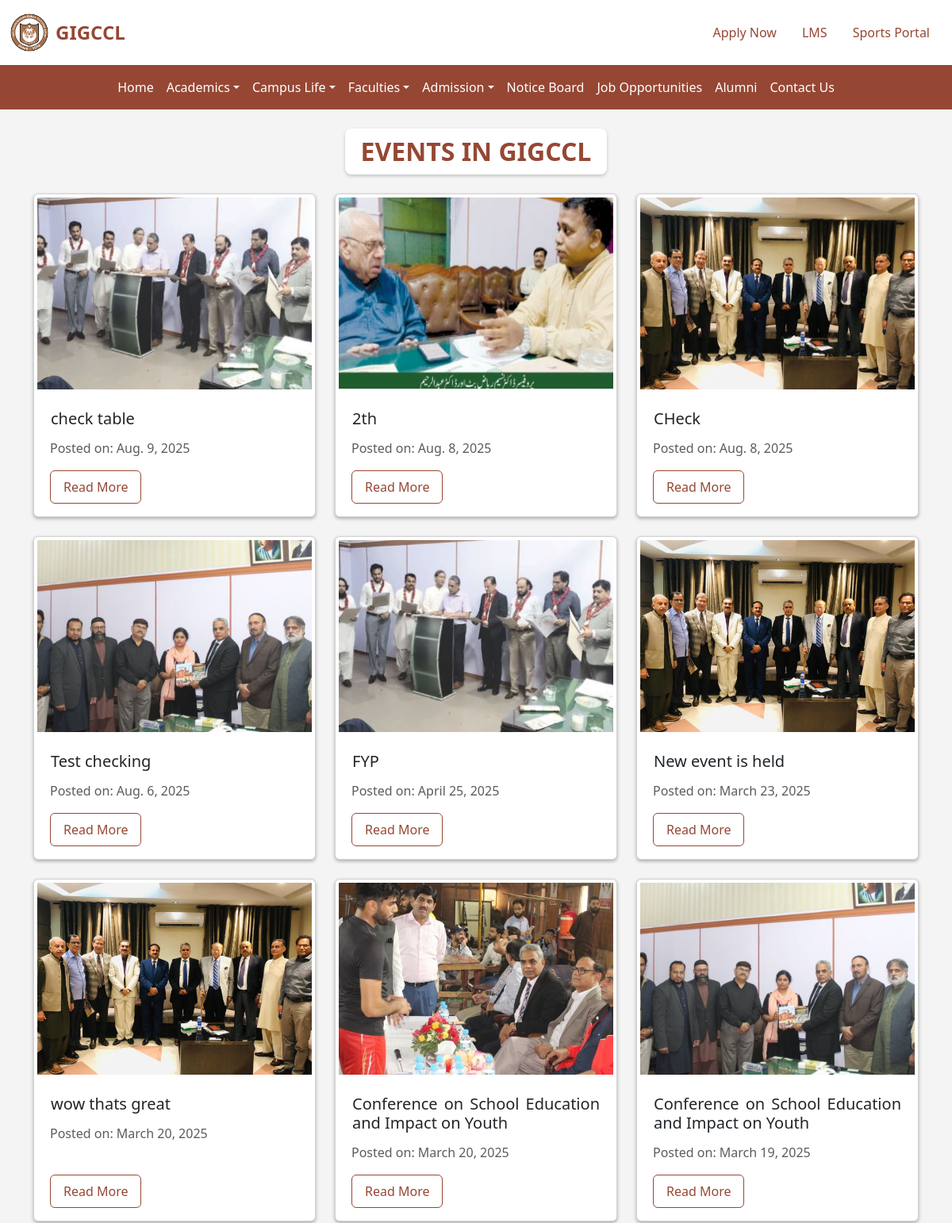
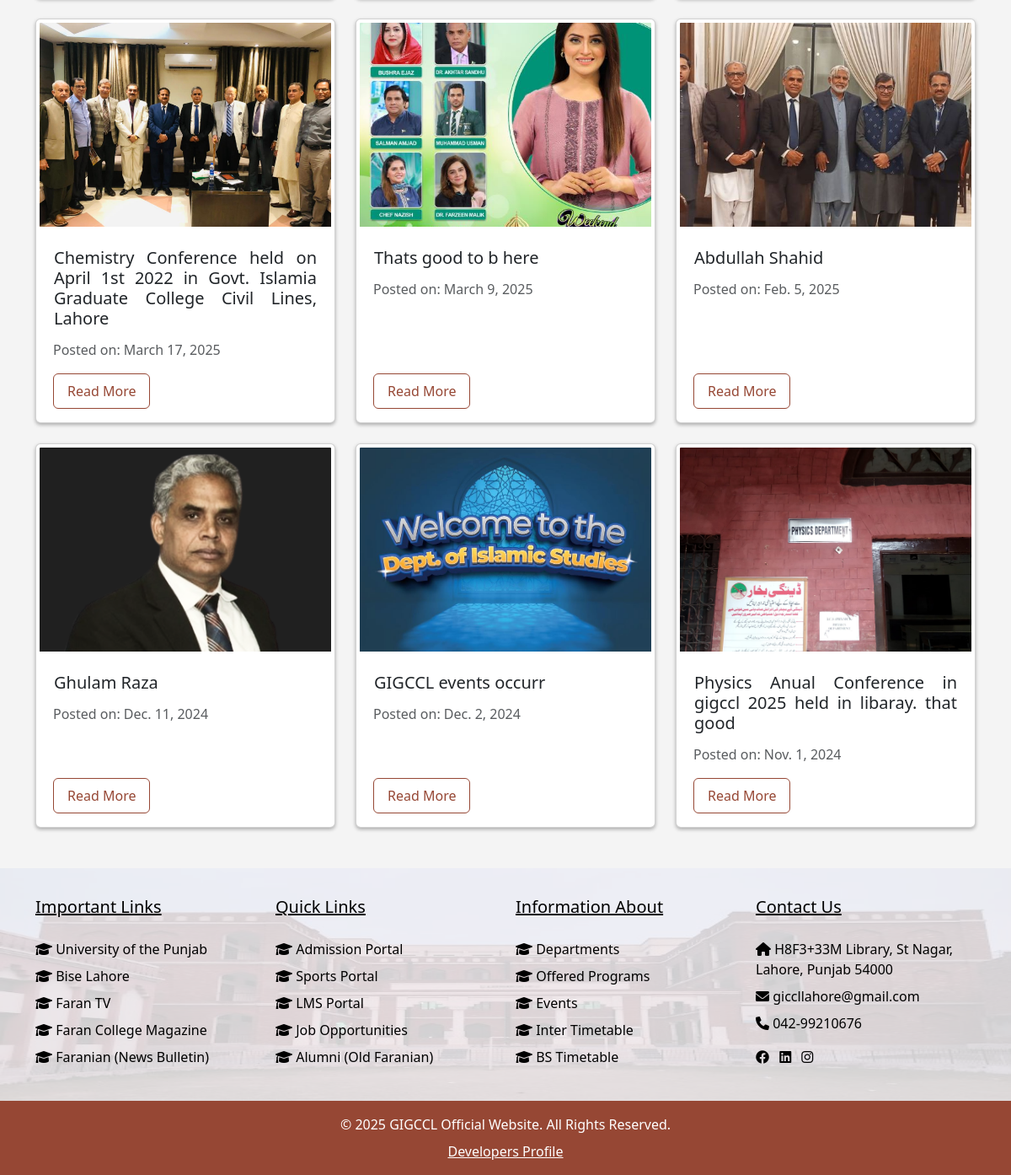
Page /events/event/ on the committed database (2 pictures, top to bottom).
### events/models.py (models this page shows, shortened)
class Event(models.Model):
    title = models.CharField(max_length=255)
    image = models.ImageField(upload_to='events/')
    description = CKEditor5Field(config_name='extends')  # Using CKEditor5Field
    posted_date = models.DateField(default=timezone.now)

### events/views.py (the view)
# urls.py: path('event/', event_list, name='event_list'),
def event_list(request):
    events = Event.objects.all().order_by('-posted_date', '-id')
    return render(request, 'events/event.html', {'events': events})

### events/templates/events/event.html (shortened to what this page needs)
{% extends 'base.html' %}
{% block content %}
<section class="gigccl-events my-4">
    <div class="container">
        <div class="m-4 d-flex justify-content-center">
            <div class="event-heading-card">
                <h2 class="event-heading">Events in GIGCCL</h2>
            </div>
        </div>
        <div class="row">
            {% for event in events %}
            <div class="col-md-4 mb-4 d-flex align-items-stretch">
                <div class="card event-card h-100 w-100" data-aos="zoom-in" data-aos-duration="500">
                    <img src="{{ event.image.url }}" class="p-1 card-img-top event-img w-100" alt="{{ event.title }}">
                    <div class="card-body d-flex flex-column">
                        <h5 class="card-title">{{ event.title }}</h5>
                        <p class="ps-1 text-muted">Posted on: {{ event.posted_date }}</p>
                        <div class="ps-1 mt-auto">
                            <a href="{% url 'event_detail' event.id %}" class="btn event-btn">Read More</a>
                        </div>
                    </div>
                </div>
            </div>
            {% empty %}
                <div class="d-flex justify-content-center mb-4">
                    <div class="card border-0 shadow-sm px-4 py-2" style="background-color: #f8f9fa; width: fit-content;">
                        <h2 class="mb-0 text-center" style="color: #964734;">No Event Available</h2>
                    </div>
                </div>
            {% endfor %}
        </div>
    </div>
</section>
{% endblock %}

### static/css/styles.css (style rules this page uses)
body { background-color: #f4f4f4; }

### events/templates/events/event.html (style rules this page uses)
.event-heading { color: #964734; text-transform: uppercase; font-weight: bold; text-align: center; margin: 0; }
.event-heading-card { display: inline-block; padding: 10px 20px; background: white; box-shadow: 0 2px 4px rgba(0, 0, 0, 0.2); border-radius: 8px; }
.event-card { box-shadow: 0 2px 4px rgba(0, 0, 0, 0.3); display: flex; flex-direction: column; width: 100%; }
.event-img { height: 250px; width: 100%; object-fit: cover; }
.card-title { text-align: justify; padding: 5px; }
.event-btn { border: 1px solid #964734; color: #964734; width: fit-content; padding: 8px 16px; }

### rows in the picture
Event: image (picture), title "check table", posted_date "Aug. 9, 2025"
Event: image (picture), title "2th", posted_date "Aug. 8, 2025"
Event: image (picture), title "CHeck", posted_date "Aug. 8, 2025"
Event: image (picture), title "Test checking", posted_date "Aug. 6, 2025"
Event: image (picture), title "FYP", posted_date "April 25, 2025"
Event: image (picture), title "New event is held", posted_date "March 23, 2025"
Event: image (picture), title "wow thats great", posted_date "March 20, 2025"
Event: image (picture), title "Conference on School Education and Impact on Youth", posted_date "March 20, 2025"
Event: image (picture), title "Conference on School Education and Impact on Youth", posted_date "March 19, 2025"
Event: image (picture), title "Chemistry Conference held on April 1st 2022 in Govt. Islamia Graduate College Civil Lines, Lahore", posted_date "March 17, 2025"
Event: image (picture), title "Thats good to b here", posted_date "March 9, 2025"
Event: image (picture), title "Abdullah Shahid", posted_date "Feb. 5, 2025"
Event: image (picture), title "Ghulam Raza", posted_date "Dec. 11, 2024"
Event: image (picture), title "GIGCCL events occurr", posted_date "Dec. 2, 2024"
Event: image (picture), title "Physics Anual Conference in gigccl 2025 held in libaray. that good", posted_date "Nov. 1, 2024"
